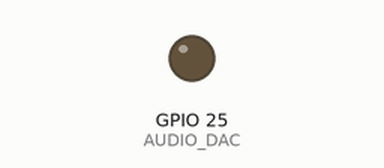
Bench run of a sketch on a simulated ESP32. Shown: output pins drawn as LEDs (lit = HIGH). What the sketch prints to the serial monitor is not drawn.

Above: at 0.1 s.
Timing chart, 0 to 1.6 s (numbered marks = the images above):
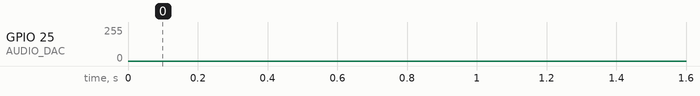

The sketch:

dac_tone_test.ino
```cpp
#include <Arduino.h>

#define AUDIO_DAC 25

void setup() {
  Serial.begin(115200);

  Serial.println("ESP32 DAC AUDIO TEST");
  Serial.println("You should hear a tone...");
}

void loop() {

  // Generate approximately 1 kHz tone
  const int sampleRate = 8000;
  const int frequency = 1000;

  const int samplesPerCycle = sampleRate / frequency;

  for (int i = 0; i < samplesPerCycle; i++) {

    int sample;

    if (i < samplesPerCycle / 2) {
      sample = 220;
    } else {
      sample = 35;
    }

    dacWrite(AUDIO_DAC, sample);

    delayMicroseconds(1000000 / sampleRate);
  }
}
```
